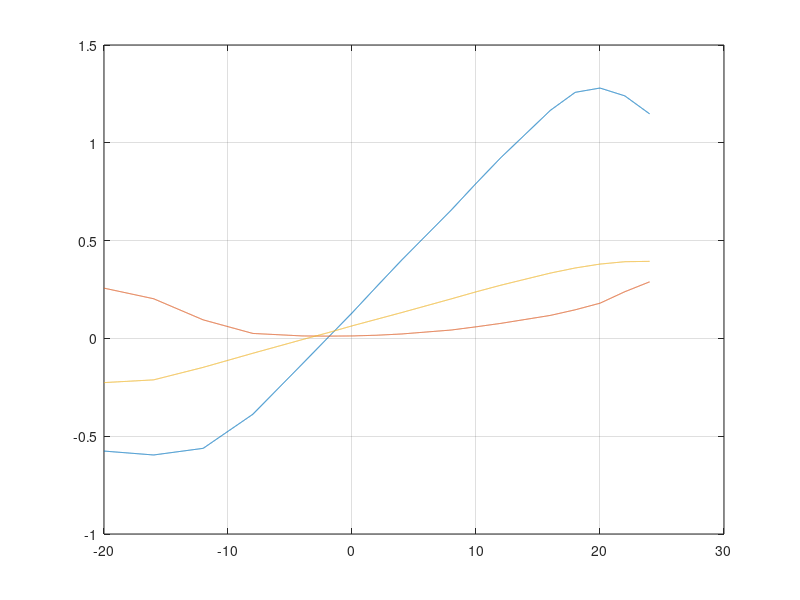

The MATLAB script that drew this image:
function ClarkYH()
clc; close all;

    function res = WFInterp(angle, height, temp)
        palpha = [-20;    -16;    -12;    -8;     -4;     -2;     0;      2;      4;      8;      10;     12;     16;     18;     20;   22;     24];
        pCy    = [-0.576; -0.596; -0.562; -0.388; -0.13;  0;      0.13;   0.266;  0.4;    0.656;  0.792;  0.924;  1.166;  1.258;  1.28; 1.24;   1.148];
        pCx    = [0.257;  0.2028; 0.0948; 0.0254; 0.0126; 0.0116; 0.0126; 0.0162; 0.0226; 0.0428; 0.0592; 0.0768; 0.1176; 0.1462; 0.18; 0.2386; 0.2892];
        pCmA   = [-0.226; -0.212; -0.148; -0.076; -0.006; 0.028;  0.064;  0.098;  0.132;  0.202;  0.238;  0.272;  0.334;  0.36;   0.38; 0.392;  0.394];

        Height= [0;     500;   1000;  1500;  2000;  2500;  3000;  4000;  5000;  6000;  7000;  8000;  9000;  10000; 11000; 12000; 14000; 16000; 18000; 20000; 24000; 28000; 32000; 36000];
        Tempre= [288.2; 284.9; 281.7; 278.4; 275.2; 271.9; 268.7; 262.2; 255.7; 249.2; 242.7; 236.2; 229.7; 223.3; 216.7; 216.7; 216.7; 216.7; 216.7; 216.7; 220.6; 224.5; 228.5; 239.3];


        Cy_  = interp1(palpha, pCy, angle);
        Cx_  = interp1(palpha, pCx, angle);
        CmA_ = interp1(palpha, pCmA, angle);

        pT = interp1(Height, Tempre, height);

        res = [Cy_; Cx_; CmA_; pT];

    end

AngleOfAttackLimit = -20:0.01:24;

i = 1;
for a = AngleOfAttackLimit
    ret = WFInterp(a, 20000, 0);
    Cy(i)  = ret(1);
    Cx(i)  = ret(2);
    CmA(i) = ret(3);
    T(i)   = ret(4);
    i = i+1;
end

figure(1)
plot(AngleOfAttackLimit, Cy,...
     AngleOfAttackLimit, Cx,...
     AngleOfAttackLimit, CmA)
grid on
end
